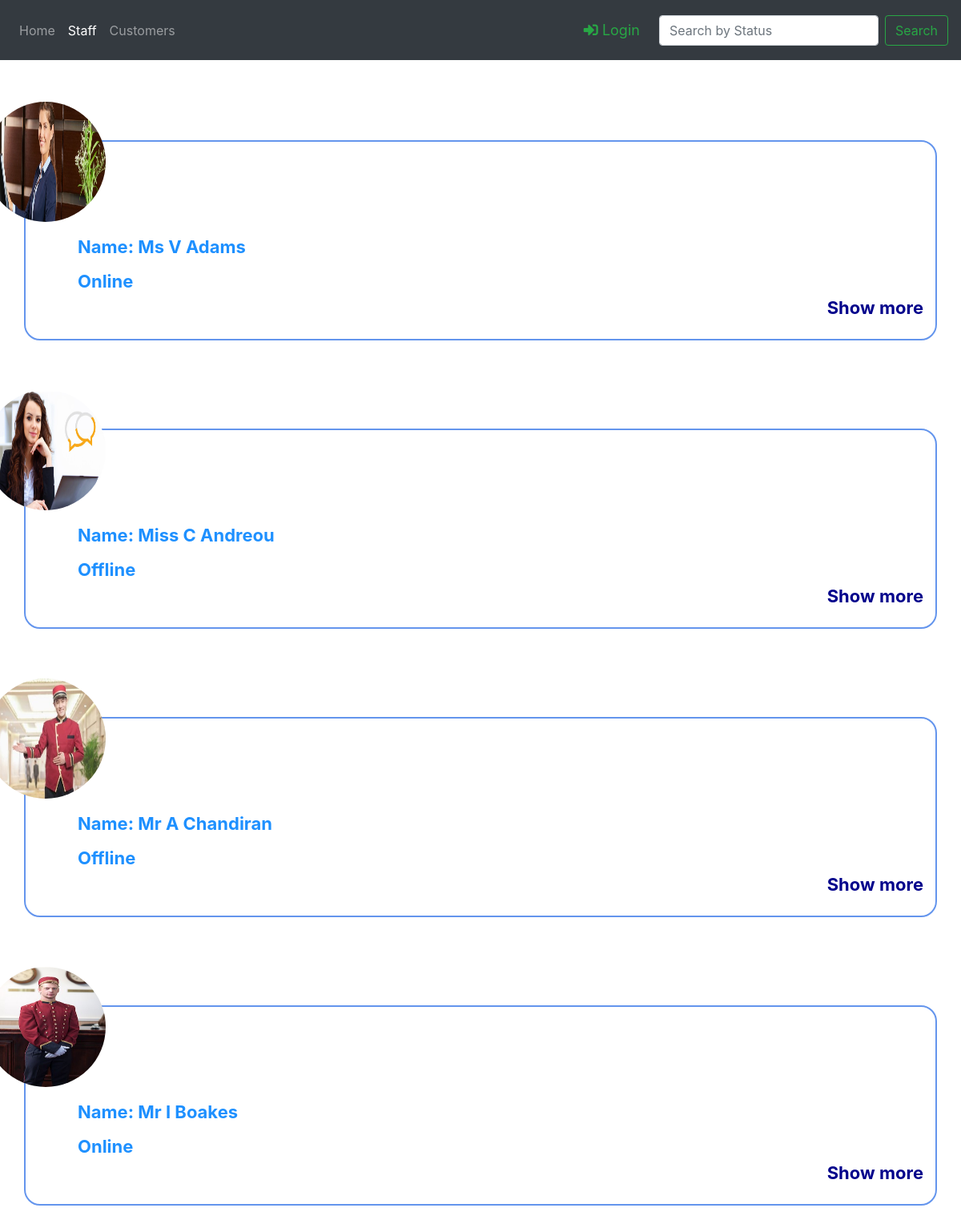
The app's page /staff/Guest Services/ with its own data.
### Staff/models.py (models this page shows, shortened)
class Employee(models.Model):
    Name = models.CharField(max_length=30)
    Email = models.EmailField(max_length=100)
    profile_pic = models.FileField(null=True)
    status = models.CharField(max_length=20, default='Status')
    time = models.TimeField(default=timezone.now())
    Phone = models.CharField(max_length=14)
    Address = models.CharField(max_length=100, default='7 Address Hotel')
    Staff_name = models.ForeignKey(Staff, on_delete=models.CASCADE)
    class Meta:
        get_latest_by = ['time']

### Staff/views.py (the view, shortened to what this page needs)
# urls.py: path('<staff_name>/', views.Staff_list, name='Staff_list'),
def Staff_list(request, staff_name):
    employees = Employee.objects.all()
    employees = employees.filter(Staff_name__Name=staff_name)
    query = request.GET.get("q", None)
    if query is not None:
        employees = employees.filter(status__startswith=query)
    context = {
        "staff_team": employees,
        "staff_name": staff_name,
     }
    return render(request, 'Staff/Staff_list.html', context)

### Staff/templates/Staff/Staff_list.html (shortened to what this page needs)
{% extends 'Staff/base.html' %}
{% block staticfiles %}
    {% load staticfiles %}
    <link rel="stylesheet" type="text/css" href="{% static 'Staff/Staff_List.css' %}">
{% endblock %}
{% block search_input %}
    <form class="form-inline my-2 my-lg-0" method="get" action="">
      <input class="form-control mr-sm-2" type="search" placeholder="Search by Status" name="q" value="{{ request.Get.q }}">
      <button class="btn btn-outline-success my-2 my-sm-0" type="submit">Search</button>
    </form>
{% endblock %}
{% block body %}
    <div class="container">
        <div class="row">
            {% for employee in staff_team %}
                <div class="content col-12">
                    <img class="img-responsive" src="{{ employee.profile_pic.url }}">
                    <div class="details ">
                        <span>Name: {{ employee.Name }}</span>
                        {% if request.user.is_authenticated  and not user.is_superuser%}
                            <form class="form-group" method="post" action="">
                              {% csrf_token %}
                              <input hidden name="employee_name" value="{{ employee.Name }}">
                              <select name="employee_status" class="form-control" id="sel1">
                                <option hidden >{{ employee.status }}</option>
                                <option>Online</option>
                                <option>Offline</option>
                              </select>
                              <button type="submit" class="btn btn-primary save">Save</button>
                            </form>
                            <div class="clear-fix"></div>
                        {% else %}
                             <span>{{ employee.status }}</span>
                        {% endif %}
                        <a  class="link">Show more</a>
                    </div>
                </div>
            {% endfor %}
        </div>
    </div>
{% endblock %}

### Staff/static/Staff/Staff_list.css (style rules this page uses)
.content { border: 2px solid cornflowerblue; border-radius: 20px; display: block; margin:50px auto; margin-top:60px; padding: 15px; position: relative; min-height: 250px; }
.content:first-of-type { margin-top:100px; }
.content .img-responsive { position: absolute; top: -50px; left: -50px; width:150px; height: 150px; border-radius: 50%; }
.content .details { margin-top: 100px; margin-left:50px; font-size: 22px; font-weight: bold; }
.content .details span { margin-top: 10px; display: block; color:dodgerblue; }
.content .details a { float: right; color:darkblue; cursor: pointer; }

### records on screen
Employee: profile_pic (picture), Name "Ms V Adams", status "Online"
Employee: profile_pic (picture), Name "Miss C Andreou", status "Offline"
Employee: profile_pic (picture), Name "Mr A Chandiran", status "Offline"
Employee: profile_pic (picture), Name "Mr I Boakes", status "Online"
